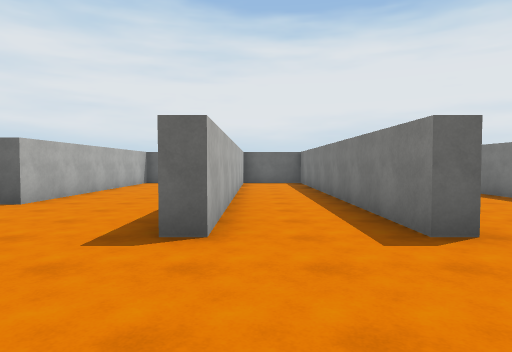
view 1 (above)

24 first-person views from a walk through a scene from a Unity 3-D project. The camera is 1.5 m above the floor, tilts 2° down and sees 75° across. The floor is counted in squares, 2 m on a side. Each view is taken from the middle of a square. On the plan, view 1 faces up. The plan holds only what a view shows up to about 11 squares ahead; the rest is blank. The place goes on beyond the plan. Surface patterns are stand-ins for the level's own textures.

view 2
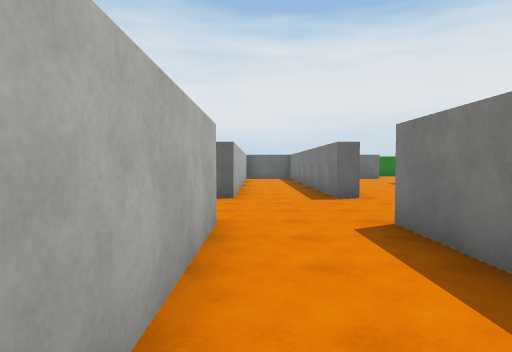

view 3
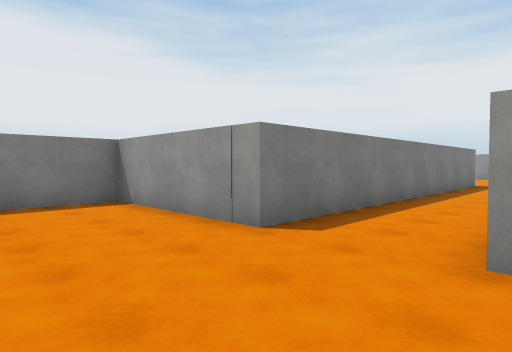

view 4
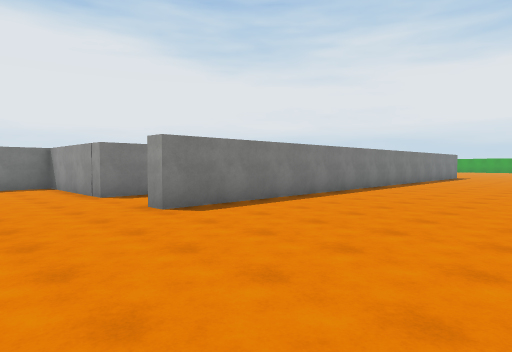

view 5
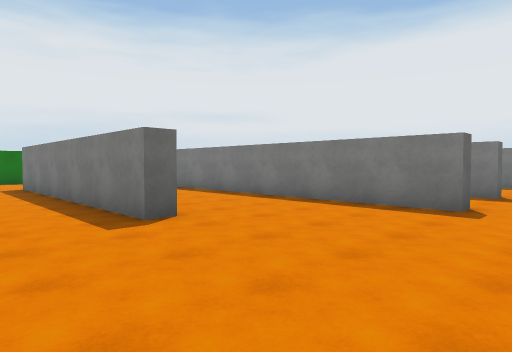

view 6
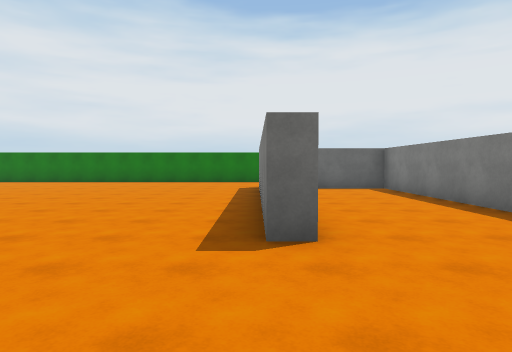

view 7
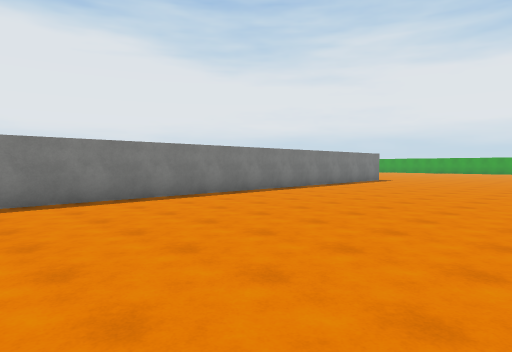

view 8
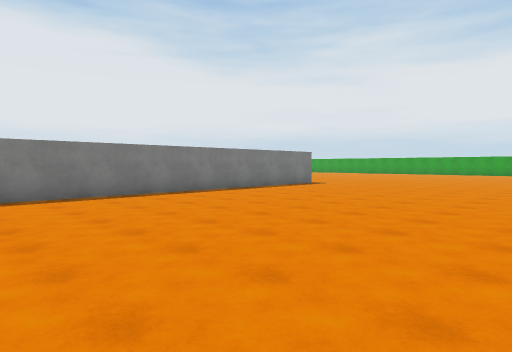

view 9
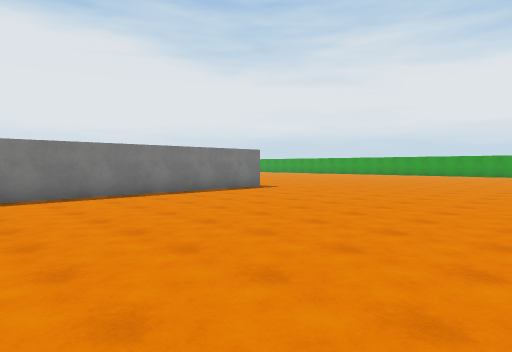

view 10
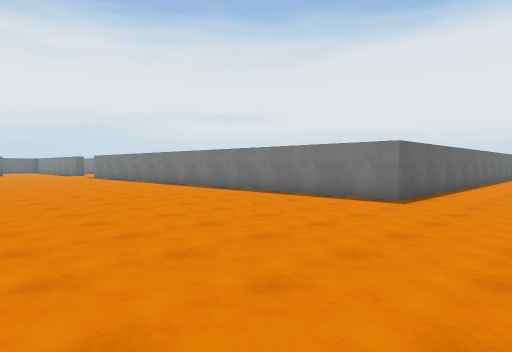

view 11
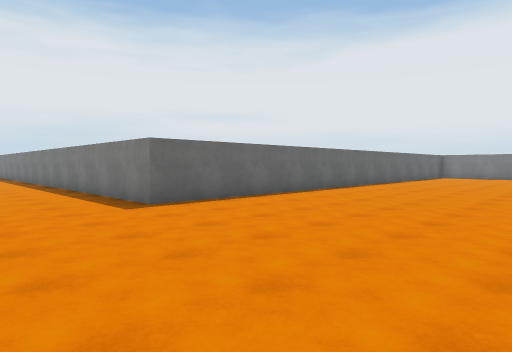

view 12
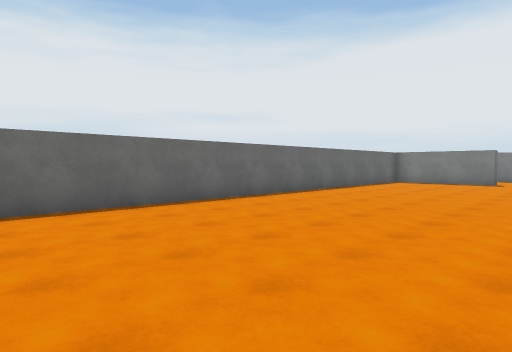

view 13
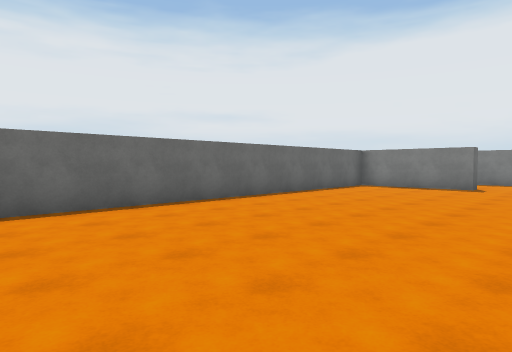

view 14
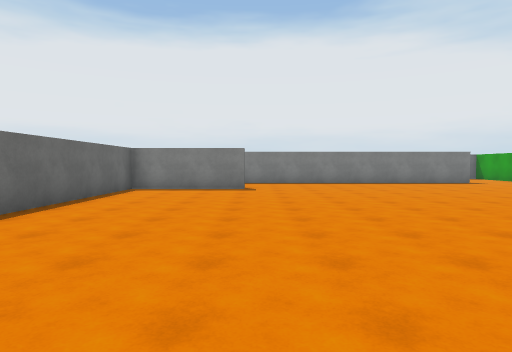

view 15
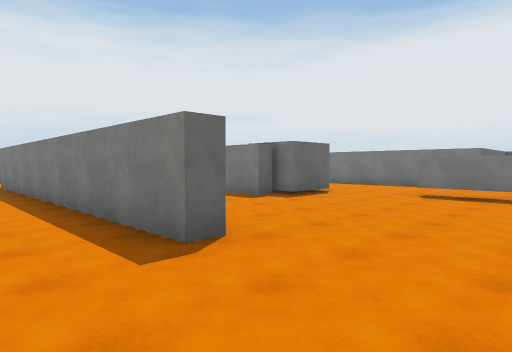

view 16
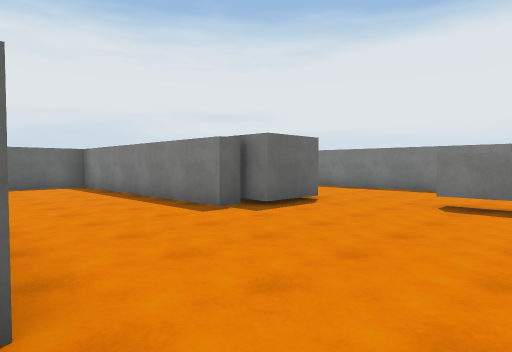

view 17
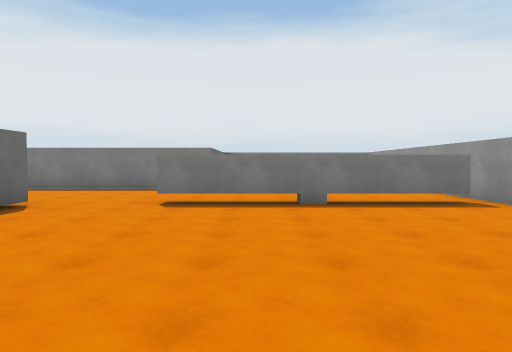

view 18
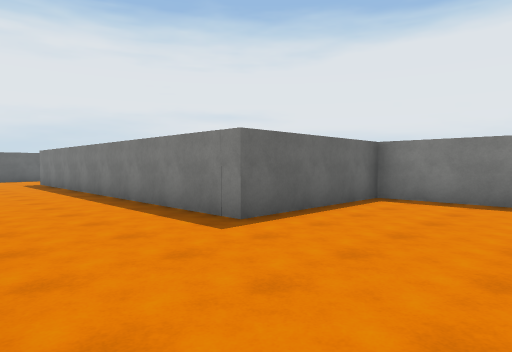

view 19
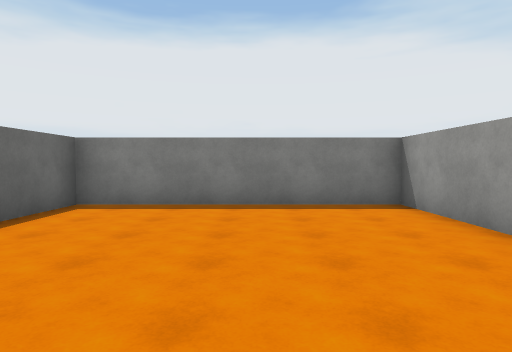

view 20
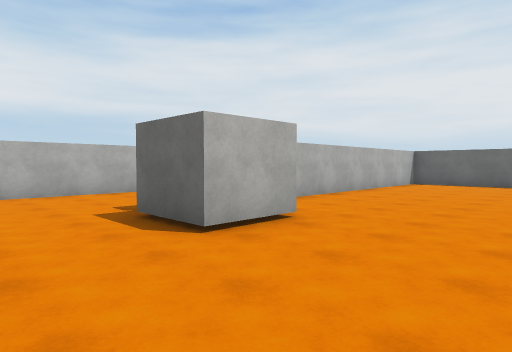

view 21
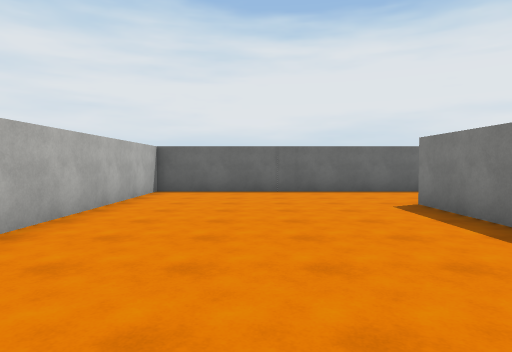

view 22
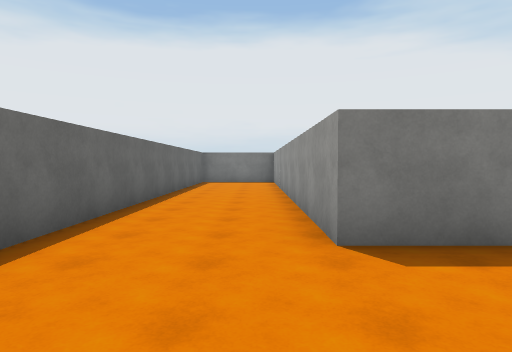

view 23
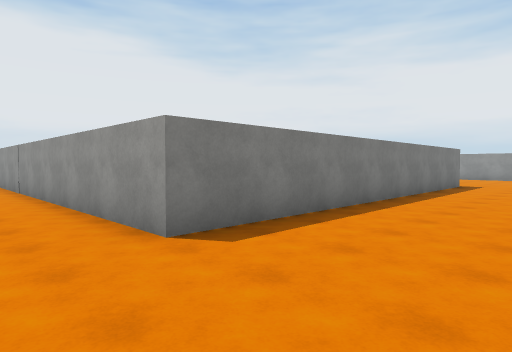

view 24
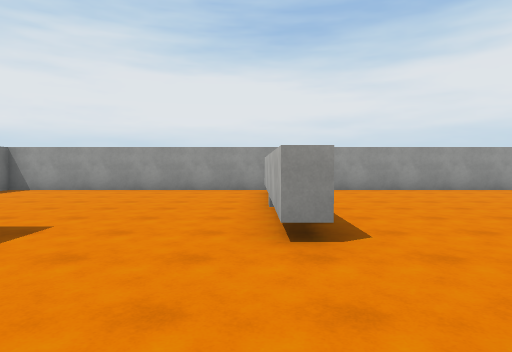

### Floor plan
Key: @ floor where view 1 was taken; # wall or solid block; . floor; T thing the floor can be seen under or through.
Columns run from 9 left of view 1 to 17 right of it. Each row starts with its distance up from view 1.
 14 ....#####
 13 ....# ..#
 12 ....# ..#
 11 ....#...#..#
 10 ....#...#..#
  9 ....#...#..#   #
  8 ....#...#..#  .#
  7  ...#...#..# ..
  6  .......#..#...
  5   ......#..#..
  4   ......#..#...#
  3   ...........  ############
  2   .............#...........
  1    ............#...........
  0    .....#@.#####.....######
 -1    .....#..# ..#.....#
 -2  .......#..# ..#.....#
 -3  .......#..#...#.....#
 -4  .......#..#...#.....#
 -5  .......#..#...#.....#
 -6 ........# .#...#.....#
 -7 ........# .#...###...#
 -8 ........# .#.........#
 -9 ........#..#.........#
-10 ........#..#.........#
-11 ........#........T...#####
-12 ........#........T.......#
-13 ........#........T.......#
-14  .......#    ....T.......#
-15  .......#   .....T.......#
-16  .......#  ......T.......#
-17  .......##################
-18  ........................#
-19  ........................#
-20  ........................#
-21   .........................
-22   .. ......................
-23      ..... ................

Positions as (right, up) in squares from view 1, and headings:
1: (0, 0), facing up
2: (0, -4), facing up
3: (-1, 3), facing down-right
4: (-6, 3), facing down-right
5: (-7, 2), facing up-right
6: (-5, 3), facing up
7: (-8, -2), facing down-right
8: (-9, -6), facing down-right
9: (-9, -9), facing down-right
10: (-8, -20), facing up-right
11: (-4, -23), facing up-right
12: (2, -23), facing up-right
13: (5, -23), facing up-right
14: (6, -21), facing right
15: (0, -13), facing up-right
16: (2, -12), facing up-right
17: (2, -12), facing right
18: (9, -14), facing up-right
19: (10, -14), facing right
20: (11, -10), facing up-left
21: (9, -6), facing up
22: (9, 1), facing right
23: (9, 2), facing down-right
24: (9, -7), facing down
